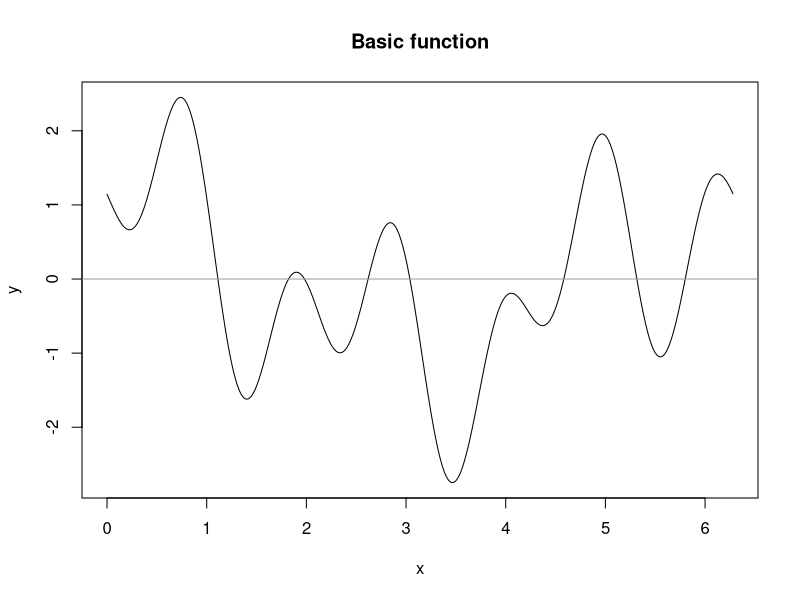
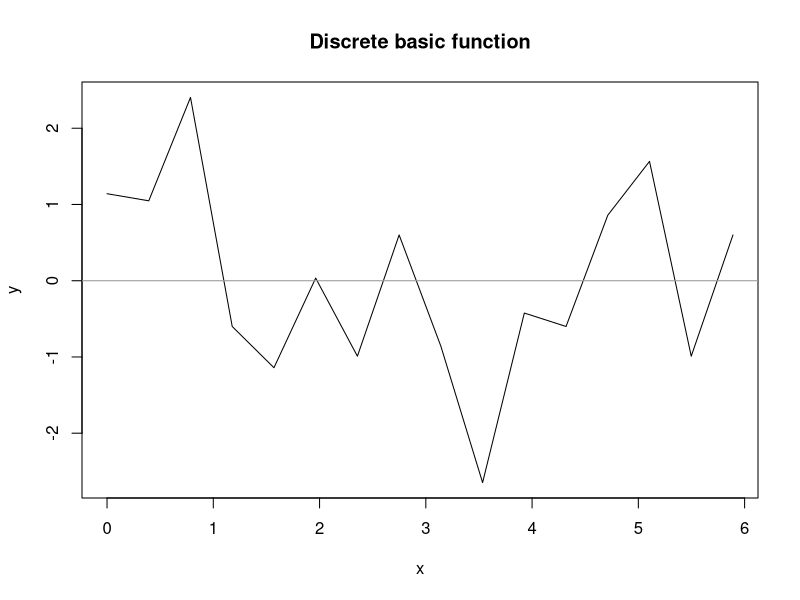
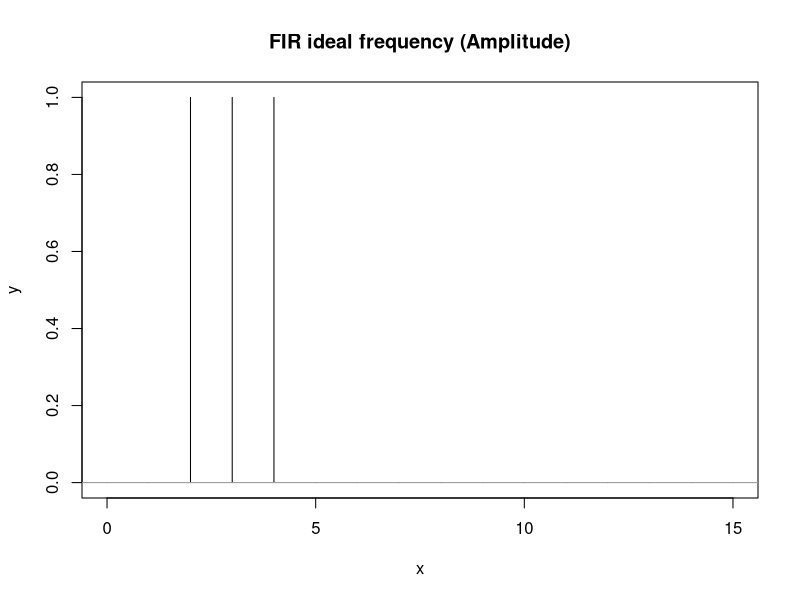
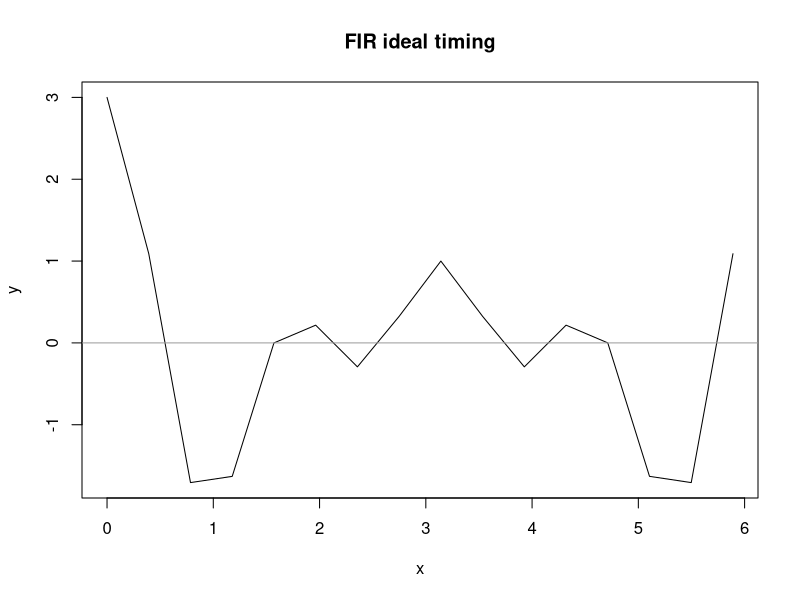
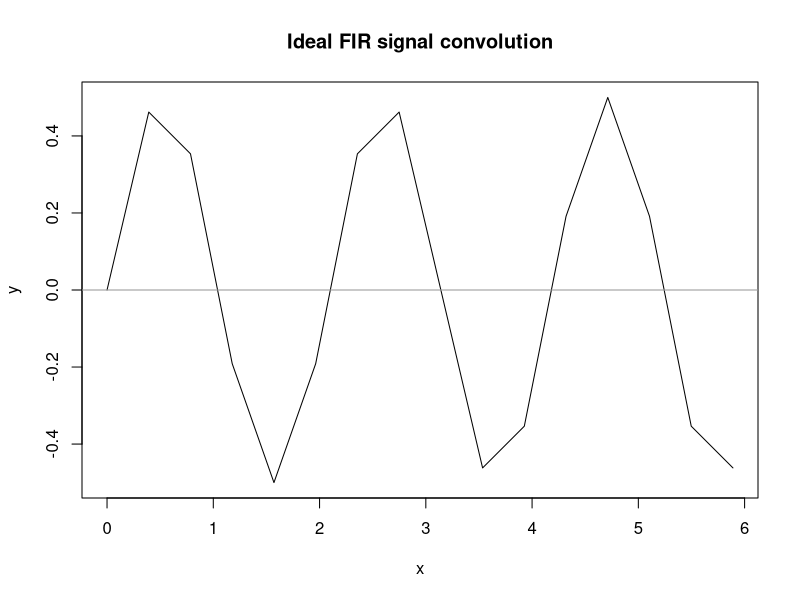
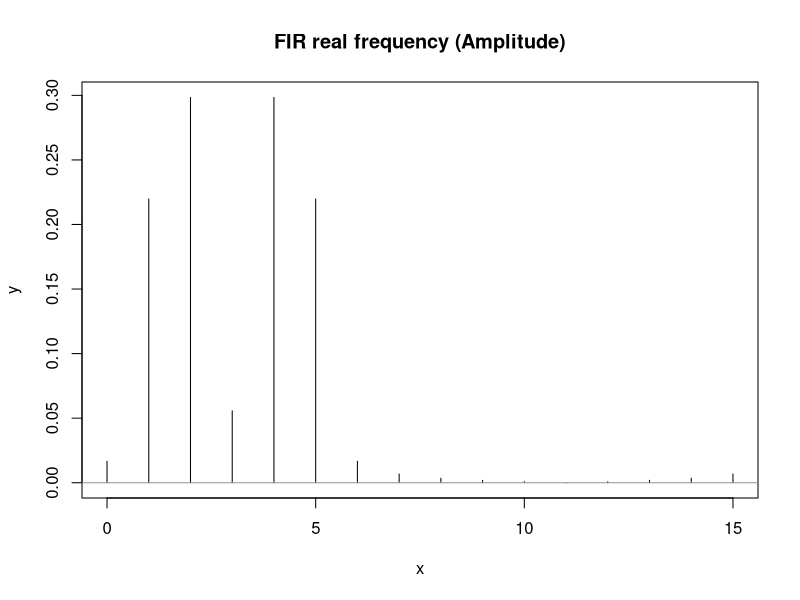
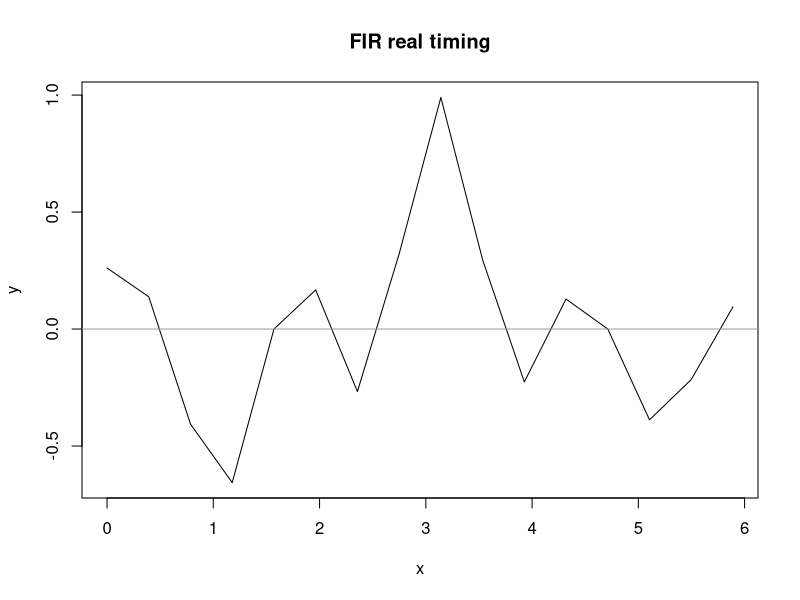
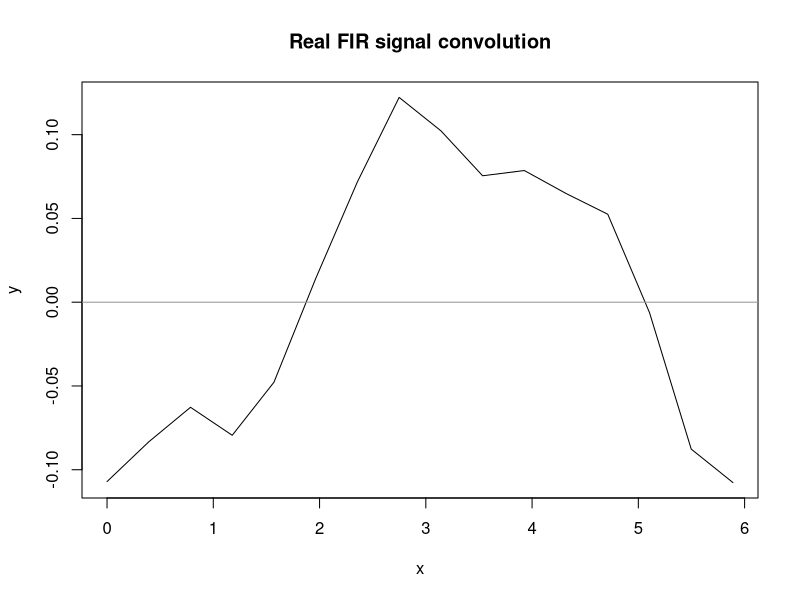

Here is the R script that generated these plots, in order:
# Made by IvAlex

library("foreach")

y <- function(x) {
  sin(3 * x) + cos(x) + sin(6 * x + 3)
}

custom_plot <- function(x, y, head_title) {
  plot(x, y, type = "l", xlab = "x", ylab = "y", main = head_title)
  abline(h = 0, col = "gray60")
}

custom_freq_plot <- function(x, y, head_title) {
  plot(x, y, type = "h", xlab = "x", ylab = "y", main = head_title)
  abline(h = 0, col = "gray60")
}

# Dots num
N <- 16

#Period
T <- 2 * pi

#Interval
a <- 0
b <- a + T

#ideal finite impulse responce filter borders
left_filter_fir <- 2
right_filter_fir <- 4

# 
custom_seq_interval = function(from, before, num_intervals){
  res <- seq(from, before, length.out = (num_intervals + 1))
  res[-length(res)]
}

# basic function
basic_xdots <- seq(a, b, by = 0.01)
basic_ydots <- y(basic_xdots)
custom_plot(basic_xdots, basic_ydots, "Basic function")

#discrete basic function
basic_xdots <- custom_seq_interval(a, b, N)
basic_freq_xdots <- seq(0, N - 1)
basic_ydots <- y(basic_xdots)
custom_plot(basic_xdots, basic_ydots, "Discrete basic function")

hamming_a <- 25/46
hamming_b <- 21/46
hidden_hamming_window_ <- function(n, N){
  hamming_a - hamming_b * cos(2 * pi * n / (N - 1))
}

# Hamming Window
hamming_window <- function(dots){
  N_local <- length(dots)
  res <- dots * hidden_hamming_window_(seq(0, N_local - 1), N_local)
  res
}

#Fourier transform
## Sorting indexes generator
sort_index_gen <- function (arr, k){
  if (k < 1) {
    arr
  } else {
    sort_index_gen(c(arr, (k + arr)), k / 2);
  }
}
  
#БПФ с прореживанием по частоте
fft_butterfly <- function(arr, dir){
  n <- length(arr)
  w <- 1
  left <- NULL
  right <- NULL
  Wn <- exp(((-1) ^ dir) *2 * 1i * pi / n)
  if (length(arr) < 2) {
    return(arr)
  }
  
  for(index in seq(1, n/2, by = 1)) {
    left <- c(left, arr[index]+arr[index+(n/2)]) 
    right <- c(right, (arr[index]-arr[index+(n/2)])*w)
    w <- w*Wn
  }
  
  c(fft_butterfly(left, dir), fft_butterfly(right, dir))
}

custom_fft <- function(dots){
  N <- length(dots)
  fft_butterfly(dots, 0)[sort_index_gen(c(0), N / 2) + 1]/N
}

custom_ifft <- function(idots){
  N <- length(idots)
  fft_butterfly(idots, 1)[sort_index_gen(c(0), N / 2) + 1]
}

custom_cyclic_convolution <- function(y1_dots, y2_dots){
  y1_idots <- custom_fft(y1_dots)
  y2_idots <- custom_fft(y2_dots)
  y_idots <- y1_idots * y2_idots
  custom_ifft(y_idots)
}

# FIR Filter
ideal_filter_resolver <- function(dot){
  res <- foreach(x = dot) %dopar% {
    if ((x >= left_filter_fir) & (x <= right_filter_fir)) {
      1
    }
    else {
      0
    }
  }
  unlist(res)
}

## FIR ideal calcs
fir_filter <- list(ideal = list(freq = ideal_filter_resolver(basic_freq_xdots)))
fir_filter$ideal$time <- custom_ifft(fir_filter$ideal$freq)

custom_freq_plot(basic_freq_xdots, Mod(fir_filter$ideal$freq), "FIR ideal frequency (Amplitude)")
custom_plot(basic_xdots, Re(fir_filter$ideal$time), "FIR ideal timing")

ideal_conv_ydots <- custom_cyclic_convolution(basic_ydots, fir_filter$ideal$time)
custom_plot(basic_xdots, Re(ideal_conv_ydots), "Ideal FIR signal convolution")

## FIR window calcs
fir_filter$real <- list(time = hamming_window(fir_filter$ideal$time))
fir_filter$real$freq <- custom_fft(fir_filter$real$time)

custom_freq_plot(basic_freq_xdots, Mod(fir_filter$real$freq), "FIR real frequency (Amplitude)")
custom_plot(basic_xdots, Re(fir_filter$real$time), "FIR real timing")

real_conv_ydots <- custom_cyclic_convolution(basic_ydots, fir_filter$real$time)
custom_plot(basic_xdots, Re(real_conv_ydots), "Real FIR signal convolution")

fft_ydots <- custom_fft(basic_ydots)
#custom_freq_plot(basic_freq_xdots, Mod(fft_ydots), "FFT")

ifft_ydots <- custom_ifft(fft_ydots)
#custom_plot(basic_xdots, Re(ifft_ydots), "Inversed FFT")
